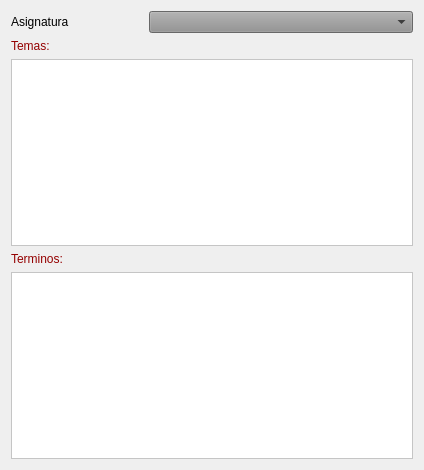
<?xml version="1.0" encoding="UTF-8"?>
<ui version="4.0">
 <class>listaForm</class>
 <widget class="QWidget" name="listaForm">
  <property name="geometry">
   <rect>
    <x>0</x>
    <y>0</y>
    <width>424</width>
    <height>470</height>
   </rect>
  </property>
  <property name="windowTitle">
   <string>Form</string>
  </property>
  <layout class="QGridLayout" name="gridLayout">
   <item row="1" column="0" colspan="3">
    <layout class="QVBoxLayout" name="verticalLayout_2">
     <item>
      <widget class="QLabel" name="label_2">
       <property name="styleSheet">
        <string notr="true">font: 700 9pt &quot;Segoe UI&quot;;
color: rgb(148, 0, 0);</string>
       </property>
       <property name="text">
        <string>Temas:</string>
       </property>
      </widget>
     </item>
     <item>
      <widget class="QTableWidget" name="tblTemas">
       <property name="styleSheet">
        <string notr="true">background-color: rgb(255, 255, 255);</string>
       </property>
      </widget>
     </item>
    </layout>
   </item>
   <item row="2" column="0" colspan="3">
    <layout class="QVBoxLayout" name="verticalLayout">
     <item>
      <widget class="QLabel" name="label_3">
       <property name="styleSheet">
        <string notr="true">font: 700 9pt &quot;Segoe UI&quot;;
color: rgb(148, 0, 0);</string>
       </property>
       <property name="text">
        <string>Terminos:</string>
       </property>
      </widget>
     </item>
     <item>
      <widget class="QTableWidget" name="tblTerminos">
       <property name="styleSheet">
        <string notr="true">background-color: rgb(255, 255, 255);</string>
       </property>
      </widget>
     </item>
    </layout>
   </item>
   <item row="0" column="0">
    <widget class="QLabel" name="label">
     <property name="text">
      <string>Asignatura</string>
     </property>
    </widget>
   </item>
   <item row="0" column="1" colspan="2">
    <widget class="QComboBox" name="cmbAsignaturas">
     <property name="styleSheet">
      <string notr="true">background-color: rgb(145, 145, 145);</string>
     </property>
    </widget>
   </item>
  </layout>
 </widget>
 <resources/>
 <connections/>
</ui>
